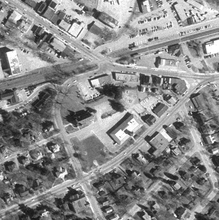
%> input picture DZO/registration/images/aerial.png, 219 x 220 px, shrunk from 364 x 366 before the run
$ octave hw_registration_image.m   (GNU Octave 9; MATLAB toolbox functions it lacks are replaced by stand-ins)
%> lines starting %> are read from the running program, lines starting %| are printed output that depends on the picture
### DZO/registration/sample_image.m
function img_xy = sample_image(img, x, y)
% Sample the image in the specified points by linear interpolation.
%
% Input:
%   img [MxN double] input image
%   x [KxL double] x coordinates of sampling points
%   y [KxL double] y coordinates of sampling points
%
% Output:
%   img_xy [KXL double] interpolated image

img_xy = interp2(img, x, y, 'linear', 0);
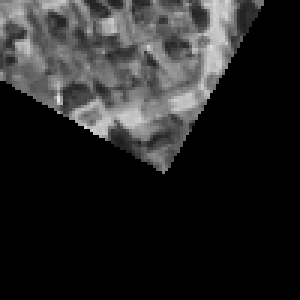
%> img_xy: size 100x100 double (shown 3 times larger); min 0, max 0.924, mean 0.146

end

### DZO/registration/combine_parameters.m
function t_space = combine_parameters(x, y, r, s)
%> called with r = [26 28 30 32 34], s = 1
% Create transformation space as all possible combinations of parameters.

% preallocate space of transformations
space_size = numel(x) * numel(y) * numel(r) * numel(s);
t = struct('x', 0, 'y', 0, 'r', 0, 's', 1);
t_space = repmat(t, [1, space_size]);

% generate all combination of parameter values
i = 1;
for xi = 1:numel(x)
	for yi = 1:numel(y)
		for ri = 1:numel(r)
			for si = 1:numel(s)
				t_space(i) = struct('x', x(xi), 'y', y(yi), 'r', r(ri), 's', s(si));
				i = i + 1;
			end
		end
	end
end

end

### DZO/registration/estimate_transformation_exhaustive.m
function t_optim = estimate_transformation_exhaustive(img, img_ref, ...
	cost_func, t_rng)
% Find the optimal transformation of the input image to the reference image
% by searching the space of all possible transformations exhaustively.
%
% Input:
%   img [MxN double] image for which transformation should estimated
%   img_ref [KxL double] reference image
%   cost_func [@(img1, img2) -> double] function evaluating similarity
%     of two images
%   t_rng [struct] ranges of parameters to be searched
%
% Output:
%   t_optim [struct] estimated transformation

% generate space of all transformations to be searched
t_space = transformation_space_exhaustive(t_rng);

% TODO: Replace with your own implementation.
[h,w] = size(img);
%> h = 100; w = 100
[x,y] = meshgrid(1:w, 1:h);
num_transforms = size(t_space,2);
ssd = zeros(1,num_transforms);
for i=1:num_transforms
    [xt,yt] = transform_grid(x,y,t_space(i));
    img_t = sample_image(img_ref,xt,yt);
    ssd(i)=cost_func(img,img_t);
end
%> this loop made 2205 passes
%> pass 1, in sample_image (call 2), `img_xy = interp2(img, x, y, 'linear', 0);`:
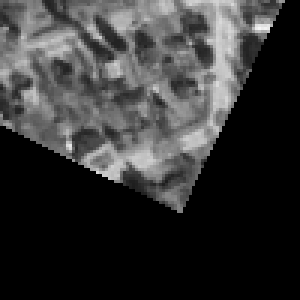
%> img_xy: size 100x100 double (shown 3 times larger); min 0, max 0.961, mean 0.209
%> pass 2, in sample_image (call 3), `img_xy = interp2(img, x, y, 'linear', 0);`:
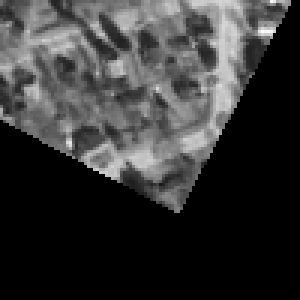
%> img_xy: size 100x100 double (shown 3 times larger); min 0, max 0.989, mean 0.211
%> pass 3, in sample_image (call 4), `img_xy = interp2(img, x, y, 'linear', 0);`:
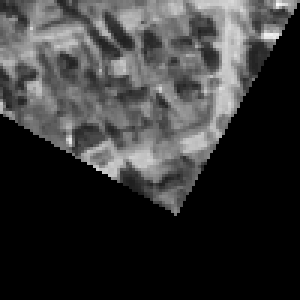
%> img_xy: size 100x100 double (shown 3 times larger); min 0, max 0.987, mean 0.214
%> after the loop, ssd = 2205 values, max 584.2 at index 5, min 0 at index 1103, mean 291.9
[~,idx] = min(ssd);
%> idx = 1103
t_optim = t_space(idx);
%> t_optim = {x 160, y 165, r 30, s 1}

end

### DZO/registration/transform_grid.m
function [xt, yt] = transform_grid(x, y, t)
% Transform MxN grid of 2D points by translation, rotation around their center
% and scaling. It is performed by translating the points to their center,
% scaling them, rotating around the origin, translating them back and finally
% translating them as required.
%
% Input:
%   x [MxN double] x coordinates of points forming the grid
%   y [MxN double] y coordinates of points forming the grid
%   t [struct] transformation to be applied
%
% Output:
%   xt [MxN double] transformed x coordinates
%   yt [MxN double] transformed y coordinates

% Notes:
% - Build transformation matrix by multiplying matrices of the elementary
%   transformations. Create 3x(M*N) matrix of homogenous coordinates. Apply
%   the transformation to all coordinates at once.
% - The rotation angle t.r is in degrees.

% center of the grid to rotate around
mx = mean(x(:));
my = mean(y(:));
[M,N]=size(x);
coord_mat = [reshape(x',1,M*N); reshape(y',1,M*N); ones(1, M*N)];
% TODO: Replace with your own implementation.
trans_to_center = [1 0 -mx; 0 1 -my; 0 0 1];
trans_back = [1 0 mx; 0 1 my; 0 0 1];
phi = deg2rad(t.r);
rot = [cos(phi), sin(phi), 0; -sin(phi) cos(phi), 0; 0, 0, 1];
trans = [1, 0, t.x; 0, 1, t.y; 0, 0, 1];
scale = [t.s, 0, 0; 0, t.s, 0; 0, 0, 1];
centered = trans_to_center*coord_mat;
rot_and_scaled = rot*scale*centered;
transform = trans_back*trans*rot_and_scaled;
xt = reshape(transform(1, :), N, M)';
yt = reshape(transform(2, :), N, M)';
end

### DZO/registration/sum_of_squared_differences.m
function ssd = sum_of_squared_differences(img1, img2)
% Compute sum of squared differences between pixels of two images having the
% same size.
%
% Input:
%   img1 [MxN double] first image
%   img2 [MxN double] second image
%
% Output:
%   ssd [double] sum of squared differences between pixels

% TODO: Replace with your own implementation.
ssd = sum(reshape((img1-img2).^2,1,[]));

end

### DZO/registration/transformation_space_exhaustive.m
function t_space = transformation_space_exhaustive(t_rng)
% Generate space of transformations for exhaustive search.
%
% Input:
%   t_rng [struct] ranges of parameters to be searched
%
% Ouput:
%   t_space [cell of struct] generated space of transformations

x = parameter_range(t_rng.x_low, t_rng.x_high, t_rng.x_step);
y = parameter_range(t_rng.y_low, t_rng.y_high, t_rng.y_step);
r = parameter_range(t_rng.r_low, t_rng.r_high, t_rng.r_step);
s = parameter_range(t_rng.s_low, t_rng.s_high, t_rng.s_step);

t_space = combine_parameters(x, y, r, s);

end

### DZO/registration/parameter_range.m
function param_rng = parameter_range(low, high, step)
% Generate range from low to high using at most the specified step.

if low == high
	param_rng = low;
else
	% use at most the specified step and odd number of steps
	num_steps = ceil((high - low) / step) + 1;
	if mod(num_steps, 2) == 0
		num_steps = num_steps + 1;
	end
	param_rng = linspace(low, high, num_steps);
end

end

### DZO/registration/hw_registration_image.m
close all;
clear;

img_ref = im2double(imread('images/aerial.png'));

% number of levels for hierarchical estimation of transformation
num_levels = 4;

% size of the patch to be cut from the refence image
h = 100;
w = 100;

% transformation of the reference image to be used to obtain the patch
t = struct('x', 160, 'y', 165, 'r', 30, 's', 1);

% take window of the specified size from the reference image and transform it
[x, y] = meshgrid(1:w, 1:h);
[xt, yt] = transform_grid(x, y, t);
img = sample_image(img_ref, xt, yt);

% now try to estimate the transformation by searching the certain space
t_rng = struct(...
	'x_low', t.x - 10, 'x_high', t.x + 10, 'x_step', 1, ...
	'y_low', t.y - 10, 'y_high', t.y + 10, 'y_step', 1, ...
	'r_low', t.r - 4, 'r_high', t.r + 4, 'r_step', 2, ...
	's_low', t.s, 's_high', t.s, 's_step', 0);

t = estimate_transformation_exhaustive(img, img_ref, ...
	@sum_of_squared_differences, t_rng);
%> t = {x 160, y 165, r 30, s 1}
% t = estimate_transformation_hierarchical(img, img_ref, ...
% 	@sum_of_squared_differences, num_levels, t_rng);

fprintf('Found transformation:');
display(t);
%| Found transformation:t =
%|   scalar structure containing the fields:
%|     x = 160
%|     y = 165
%|     r = 30
%|     s = 1

figure();

subplot(2, 2, 1);
imshow(img_ref);
axis on;
title('Reference image "img\_ref"');

subplot(2, 2, 2);
imshow(img);
axis on;
title('Template image "img"');

[xw, yh] = meshgrid([1 w/2 w], [1 h/2 h]);
[xwt, yht] = transform_grid(xw, yh, t);
%> xwt = [142.9 185.4 228.7; 167.4 209.9 253.2; 192.4 234.9 278.2]; yht = [197.3 172.8 147.8; 239.7 215.2 190.2; 283 258.5 233.5]

subplot(2, 2, 3);
imshow(img_ref);
hold on;
plot(xwt, yht, 'r-', xwt', yht', 'r-');
hold off;
axis on;
title('Estimated transformation');

[xt, yt] = transform_grid(x, y, t);
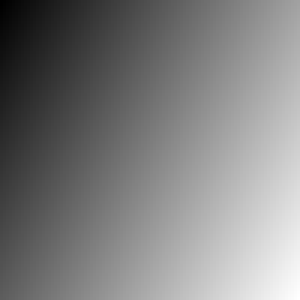
%> xt: size 100x100 double (shown 3 times larger); min 142.9, max 278.1, mean 210.5; drawn with min black and max white
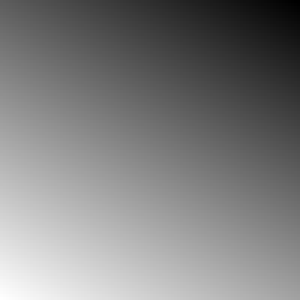
%> yt: size 100x100 double (shown 3 times larger); min 147.9, max 283.1, mean 215.5; drawn with min black and max white
img_ref_t = sample_image(img_ref, xt, yt);

subplot(2, 2, 4);
imshow(img_ref_t);
axis on;
title('Subimage "img\_ref\_t"');
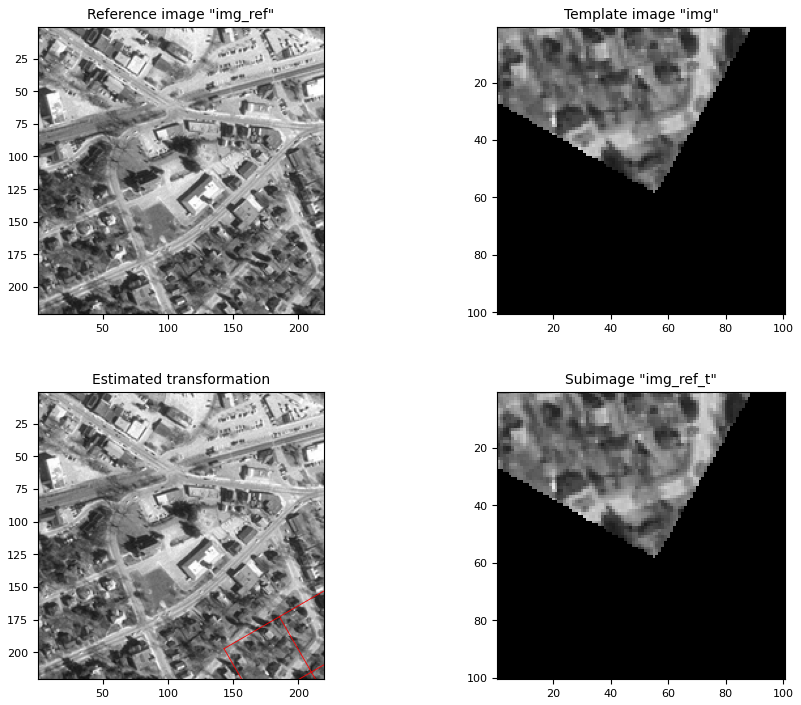
%> figure redrawn from the program's plot data, 4 panels

$ run again, with DZO/registration/images/prok1.jpg saved as DZO/registration/images/aerial.png
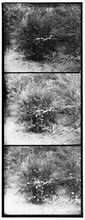
%> input picture DZO/registration/images/prok1.jpg, 85 x 220 px, shrunk from 396 x 1024 before the run
%> img_xy: size 100x100 double; every value is 0
%> after the loop in estimate_transformation_exhaustive, `for i=1:num_transforms`: ssd = 2205 values from 0 to 0
%> idx = 1
%> t_optim = {x 150, y 155, r 26, s 1}
%| Found transformation:t =
%|   scalar structure containing the fields:
%|     x = 150
%|     y = 155
%|     r = 26
%|     s = 1
%> xwt = [134.4 178.4 223.3; 155.8 199.9 244.8; 177.8 221.8 266.7]; yht = [182.6 161.1 139.2; 226.7 205.2 183.3; 271.6 250.1 228.2]
%> `title('Subimage "img\_ref\_t"');`:
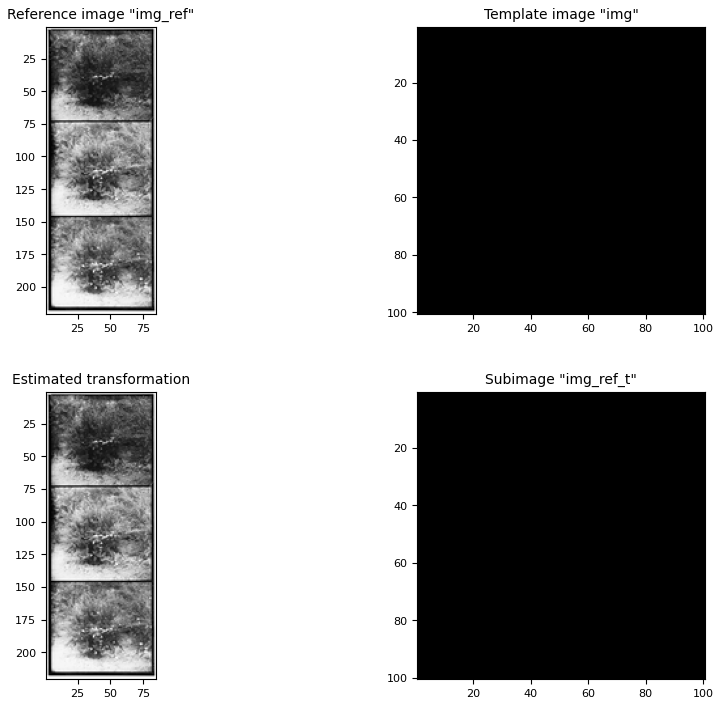
%> figure redrawn from the program's plot data, 4 panels

$ run again, with DZO/registration/images/prok2.jpg saved as DZO/registration/images/aerial.png
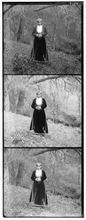
%> input picture DZO/registration/images/prok2.jpg, 86 x 220 px, shrunk from 398 x 1024 before the run
%> img_xy: size 100x100 double; every value is 0
%> after the loop in estimate_transformation_exhaustive, `for i=1:num_transforms`: ssd = 2205 values from 0 to 0
%> idx = 1
%> t_optim = {x 150, y 155, r 26, s 1}
%| Found transformation:t =
%|   scalar structure containing the fields:
%|     x = 150
%|     y = 155
%|     r = 26
%|     s = 1
%> xwt = [134.4 178.4 223.3; 155.8 199.9 244.8; 177.8 221.8 266.7]; yht = [182.6 161.1 139.2; 226.7 205.2 183.3; 271.6 250.1 228.2]
%> `title('Subimage "img\_ref\_t"');`:
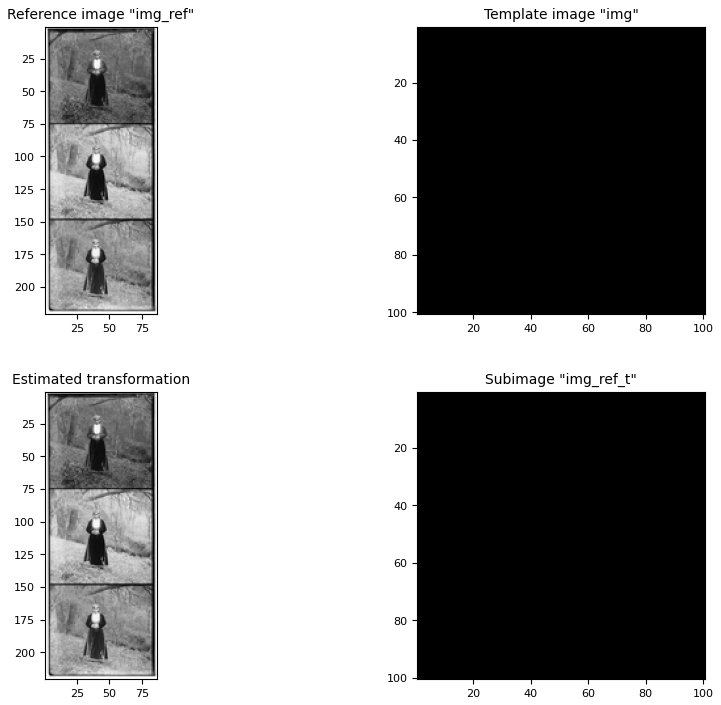
%> figure redrawn from the program's plot data, 4 panels

$ run again, with DZO/registration/images/prok3.jpg saved as DZO/registration/images/aerial.png
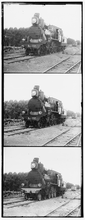
%> input picture DZO/registration/images/prok3.jpg, 85 x 220 px, shrunk from 394 x 1024 before the run
%> img_xy: size 100x100 double; every value is 0
%> after the loop in estimate_transformation_exhaustive, `for i=1:num_transforms`: ssd = 2205 values from 0 to 0
%> idx = 1
%> t_optim = {x 150, y 155, r 26, s 1}
%| Found transformation:t =
%|   scalar structure containing the fields:
%|     x = 150
%|     y = 155
%|     r = 26
%|     s = 1
%> xwt = [134.4 178.4 223.3; 155.8 199.9 244.8; 177.8 221.8 266.7]; yht = [182.6 161.1 139.2; 226.7 205.2 183.3; 271.6 250.1 228.2]
%> `title('Subimage "img\_ref\_t"');`:
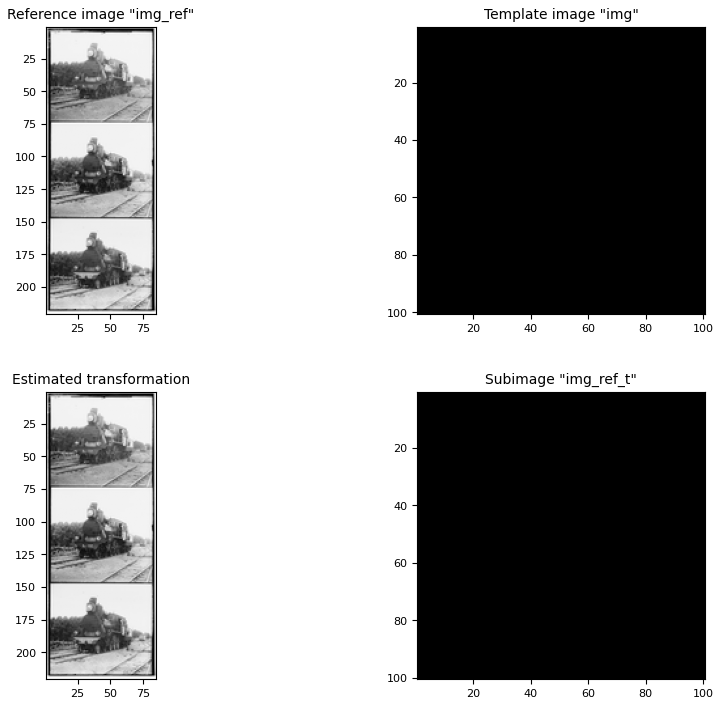
%> figure redrawn from the program's plot data, 4 panels
